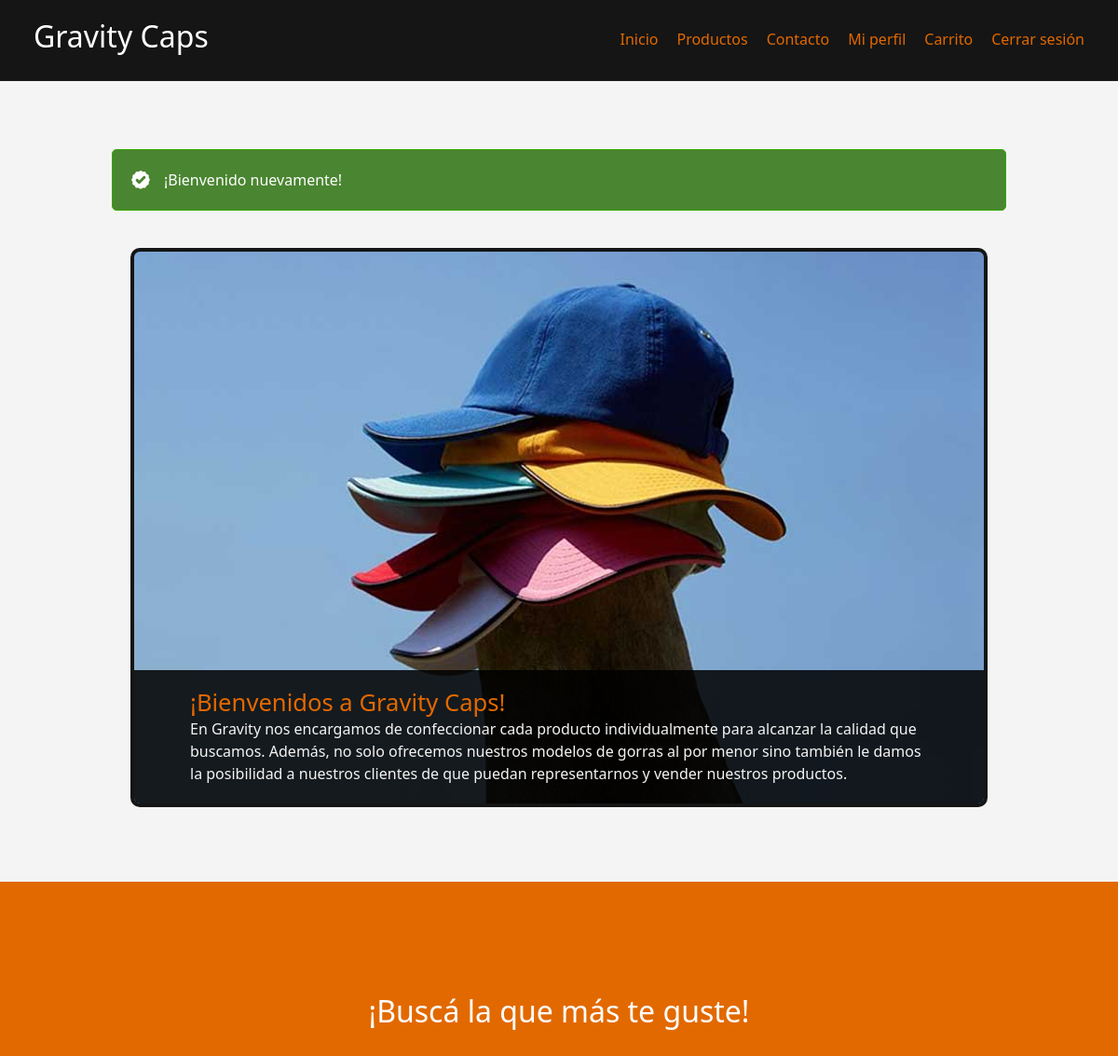
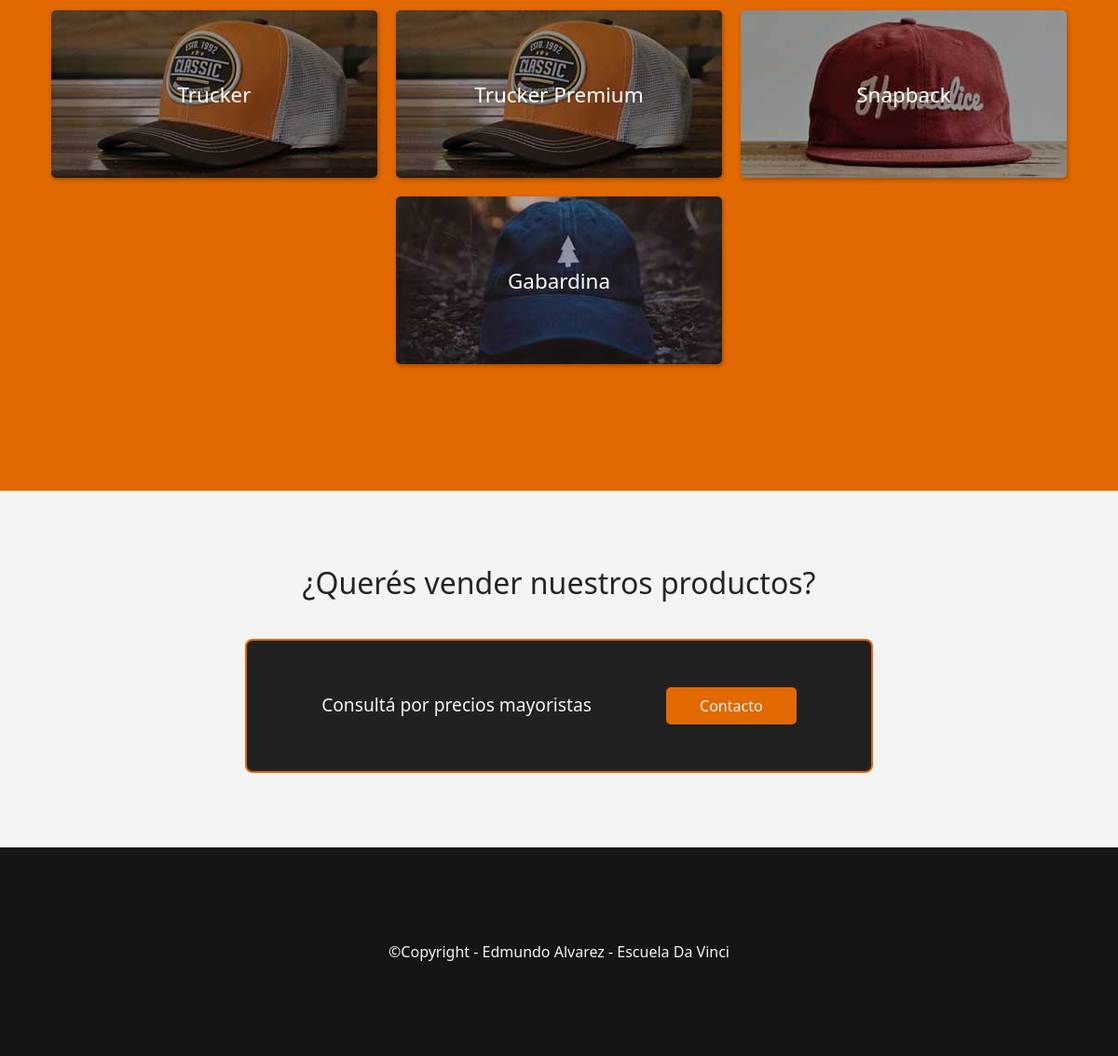
/ (signed in), run on the app's committed database (2 pictures, top to bottom).
### tables this page shows
CREATE TABLE `subcategorias` (
  `subcategoria_id` tinyint(3) UNSIGNED NOT NULL,
  `categoria_fk` tinyint(3) UNSIGNED NOT NULL,
  `nombre` varchar(60) DEFAULT NULL
);

### classes/Models/Subcategoria.php (called while the page is built, shortened)
<?php
class Subcategoria
{
    private int $subcategoria_id;
    private string $nombre;
    public function todos(): array
    {
        $db = DB::getConexion();
        $query = "SELECT * FROM subcategorias";
        $stmt = $db->prepare($query);
        $stmt->execute();
        $stmt->setFetchMode(\PDO::FETCH_CLASS, Subcategoria::class);
        return $stmt->fetchAll();
    }
    public function getSubcategoriaId (): int
    {
        return $this->subcategoria_id;
    }
    public function getNombre (): string
    {
        return $this->nombre;
    }
}

### pages/home.php (the view, shortened to what this page needs)
<?php
    $subcategoria = (new Subcategoria())->todos();
?>
<section class="portada">
    <article class="home-general">
            <div class="home-txt">
                <h2>¡Bienvenidos a Gravity Caps!</h2>
                <p>En Gravity nos encargamos de confeccionar cada producto individualmente para alcanzar la calidad que buscamos. Además, no solo ofrecemos nuestros modelos de gorras al por menor sino también le damos la posibilidad a nuestros clientes de que puedan representarnos y vender nuestros productos.</p>
            </div>
    </article>
</section>
<section class="generos">
    <div class="generos-titulo">
        <h2>¡Buscá la que más te guste!</h2>
    </div>
    <ul class="generos-items">
        <?php foreach($subcategoria as $s):  ?>
        <li>
            <a href="index.php?s=productos-genero&g=<?= $s->getSubcategoriaId(); ?>" id="<?= $s->getNombre() == "Trucker Premium" ? 'Trucker' : $s->getNombre(); ?>"><?= $s->getNombre(); ?></a>
        </li>
        <?php endforeach ?>
    </ul>
</section>
<section class="home-consulta">
    <div>
        <h2>¿Querés vender nuestros productos?</h2>
        <div>
            <p>Consultá por precios mayoristas</p>
            <a href="index.php?s=contacto">Contacto</a>
        </div>
    </div>
</section>

### styles/style.css (style rules this page uses)
* { margin: 0px; padding: 0px; box-sizing: border-box; }
p { margin: 0px; }
h2 { margin: 0px; }
ul { list-style: none; padding: 0px; }
a { text-decoration: none; }
section { width: 80% !important; margin: auto; }
.home-general { color: #f4f4f4; background-image: url("img/editadas/img-portada.jpg"); background-position: center; width: 100%; max-width: 920px; height: 600px; margin: auto; margin-bottom: 80px; display: flex; flex-direction: column; justify-content: flex-end; border-radius: 10px; overflow: hidden; border: solid 4px #151515; }
.home-txt { padding: 20px 60px; background-color: rgba(0, 0, 0, 0.85); transition: background-color 0.5s; }
.home-txt h2 { font-size: 1.6em; color: rgb(226, 105, 0); }
.home-txt p { font-size: 1em; }
.portada { width: 100%; }
.generos { padding: 120px 0px; width: 100% !important; background-color: rgb(226, 105, 0); display: flex; flex-direction: column; justify-content: center; align-items: center; gap: 40px; z-index: 0 !important; }
.generos-titulo { color: white; }
.generos-items { display: flex; flex-direction: row; justify-content: center; flex-wrap: wrap; gap: 20px; }
.generos-items li a { height: 180px; width: 350px; max-width: 350px; color: white; display: flex; flex-direction: column; justify-content: center; align-items: center; border-radius: 5px; -webkit-transform:scale(1.05); transform:scale(1); transition: 0.3s; box-shadow: 1px 2px 5px 0px rgba(0,0,0,0.30); font-size: 1.4em; margin: 0px; }
#Trucker { background-image: url("img/editadas/img-gen-1.jpg"); background-repeat: no-repeat; }
#Gabardina { background-image: url("img/editadas/img-gen-2.jpg"); background-repeat: no-repeat; }
#Snapback { background-image: url("img/editadas/img-gen-3.jpg"); background-repeat: no-repeat; }
.home-consulta { margin: auto; }
.home-consulta > div { display: flex; flex-direction: column; justify-content: center; align-content: center; align-items: center; gap: 40px; width: 100%; margin-top: 80px; }
.home-consulta > div > div { padding: 50px 80px; background-color: rgb(33, 33, 33); border: solid 2px rgb(226, 105, 0); display: flex; flex-direction: row; justify-content: space-between; align-items: center; align-content: space-between; gap: 80px; border-radius: 8px; margin: auto; }
.home-consulta div p { margin: 0px; font-size: 1.2em; color: #f4f4f4; }
.home-consulta div a { text-decoration: none; color: #f4f4f4; background-color: rgb(226, 105, 0); border-radius: 5px; border: none; width: 140px; height: 40px; display: flex; flex-direction: column; justify-content: center; align-items: center; transition: 0.3s; -webkit-transform:scale(1.05); transform:scale(1); }

### data on the page
subcategorias: nombre "Trucker"
subcategorias: nombre "Trucker Premium"
subcategorias: shows a picture, nombre "Snapback"
subcategorias: shows a picture, nombre "Gabardina"

### other printed values
$_SESSION['mensajeExito'] "¡Bienvenido nuevamente!"
